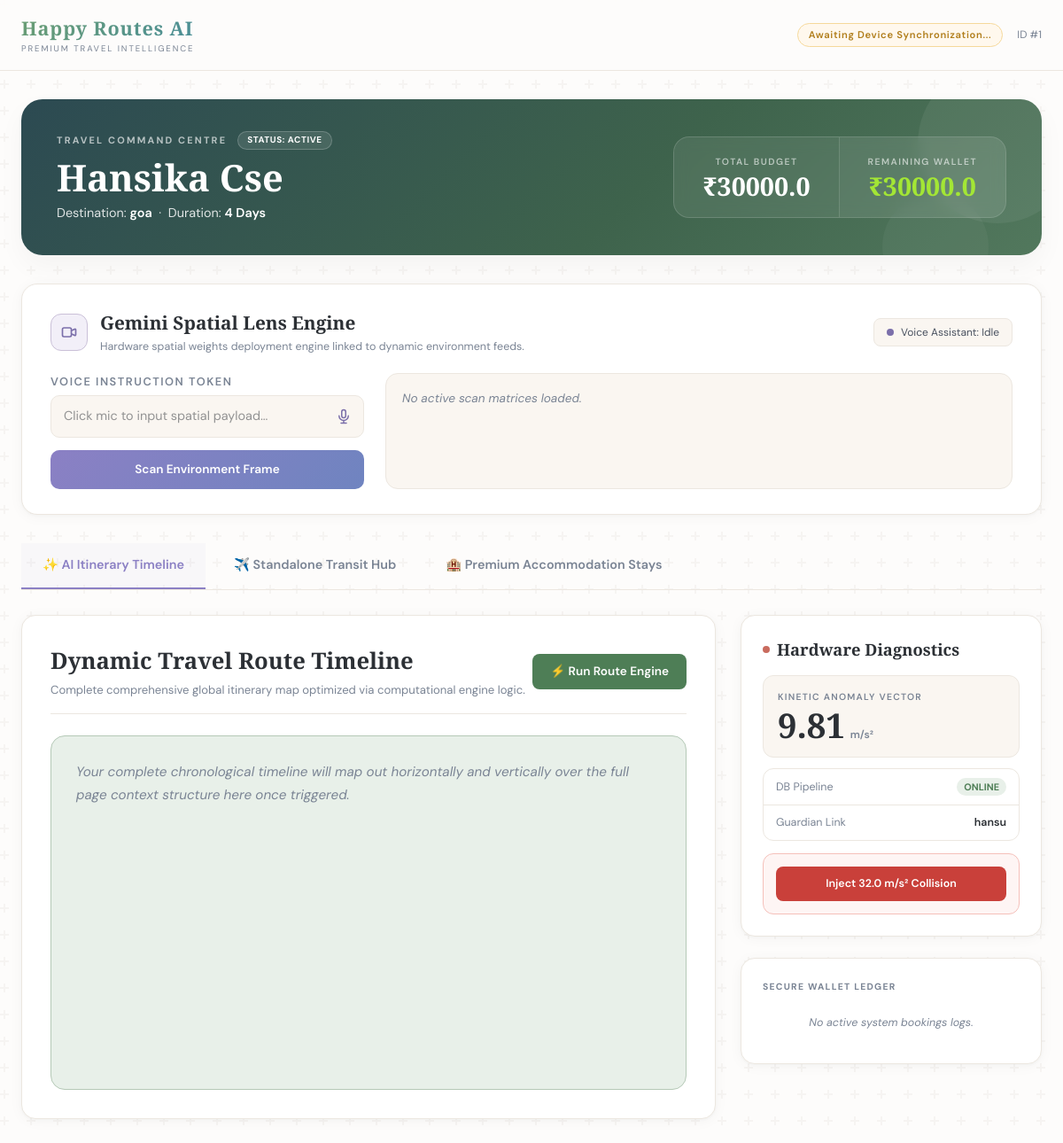
The app's page /dashboard (signed in) with its own data.
### tables this page shows
CREATE TABLE users (
                id INTEGER PRIMARY KEY AUTOINCREMENT,
                name TEXT NOT NULL,
                phone TEXT NOT NULL,
                email TEXT NOT NULL UNIQUE,
                destination TEXT NOT NULL,
                budget REAL NOT NULL,
                remaining_wallet REAL NOT NULL,
                duration INTEGER NOT NULL,
                guardian_name TEXT NOT NULL,
                guardian_phone TEXT NOT NULL,
                guardian_email TEXT NOT NULL,
                hardware_synced INTEGER DEFAULT 0
            , age INTEGER DEFAULT 22, purpose TEXT DEFAULT 'Adventure', interests TEXT DEFAULT 'Exploring local culture and tech', group_type TEXT DEFAULT 'Solo', fitness TEXT DEFAULT 'Medium');

### app.py (the view)
@app.route('/dashboard')
def dashboard():
    user_id = session.get('user_id')
    if not user_id: return redirect(url_for('signin'))
    with get_db_connection() as conn:
        user = conn.execute('SELECT * FROM users WHERE id = ?', (user_id,)).fetchone()
        bookings = conn.execute('SELECT * FROM bookings WHERE user_id = ? ORDER BY timestamp DESC', (user_id,)).fetchall()
    return render_template('dashboard.html', user=user, bookings=bookings)

### app.py (called while the page is built)
def get_db_connection():
    conn = sqlite3.connect(DB_FILE)
    conn.row_factory = sqlite3.Row
    return conn

### templates/dashboard.html (shortened to what this page needs)
{% extends "layout.html" %}
{% block content %}
<div style="max-width:1440px; margin:0 auto; padding:32px 24px 60px;">
    <div style="background: linear-gradient(135deg, #2c4a52 0%, #3e634c 60%, #52785d 100%); border-radius:24px; padding:36px 40px; margin-bottom:32px; display:flex; flex-wrap:wrap; justify-content:space-between; align-items:center; gap:20px; position:relative; overflow:hidden; box-shadow: 0 12px 30px rgba(0,0,0,0.04);">
        <div style="position:absolute; right:-40px; top:-40px; width:180px; height:180px; border-radius:50%; background:rgba(255,255,255,0.06);"></div>
        <div style="position:absolute; right:60px; bottom:-50px; width:120px; height:120px; border-radius:50%; background:rgba(255,255,255,0.04);"></div>
        <div style="position:relative;">
            <div style="display:flex; align-items:center; gap:12px; margin-bottom:8px;">
                <p style="font-size:0.68rem; font-weight:700; letter-spacing:0.2em; text-transform:uppercase; color:rgba(255,255,255,0.65); margin-bottom:0;">Travel Command Centre</p>
                <div id="dashboard-status-badge" style="background:rgba(255,255,255,0.1); border:1px solid rgba(255,255,255,0.2); color:#fff; font-size:0.62rem; font-weight:700; letter-spacing:0.06em; padding:2px 10px; border-radius:100px;">STATUS: ACTIVE</div>
            </div>
            <h1 style="font-family:'Cormorant Garamond',serif; font-size:2.6rem; font-weight:700; color:#fff; line-height:1.15; margin-bottom:6px;">{{ user['name'] }}</h1>
            <p style="font-size:0.9rem; color:rgba(255,255,255,0.85);">
                Destination: <strong style="color:#fff; font-weight:600;">{{ user['destination'] }}</strong>
                &nbsp;·&nbsp; Duration: <strong style="color:#fff; font-weight:600;">{{ user['duration'] }} Days</strong>
            </p>
        </div>
        <div style="display:flex; gap:0; background:rgba(255,255,255,0.08); border:1px solid rgba(255,255,255,0.15); border-radius:18px; overflow:hidden; backdrop-filter:blur(8px);">
            <div style="padding:20px 32px; text-align:center;">
                <p style="font-size:0.65rem; font-weight:600; letter-spacing:0.14em; text-transform:uppercase; color:rgba(255,255,255,0.6); margin-bottom:6px;">Total Budget</p>
                <p style="font-family:'Cormorant Garamond',serif; font-size:1.8rem; font-weight:700; color:#fff; line-height:1;">₹{{ user['budget'] }}</p>
            </div>
            <div style="padding:20px 32px; text-align:center; background:rgba(255,255,255,0.03);">
                <p style="font-size:0.65rem; font-weight:600; letter-spacing:0.14em; text-transform:uppercase; color:rgba(255,255,255,0.6); margin-bottom:6px;">Remaining Wallet</p>
                <p id="wallet-display" style="font-family:'Cormorant Garamond',serif; font-size:1.8rem; font-weight:700; color:#a3e635; line-height:1;">₹{{ user['remaining_wallet'] }}</p>
            </div>
        </div>
    </div>
    <div class="card" style="padding:28px 32px; margin-bottom:32px; border-radius:18px;">
        <div style="display:flex; justify-content:space-between; align-items:center; flex-wrap:wrap; gap:16px; margin-bottom:20px;">
            <div style="display:flex; align-items:center; gap:14px;">
                <div style="width:42px; height:42px; border-radius:12px; background:var(--lav-lt); border:1px solid var(--lav); display:flex; align-items:center; justify-content:center; flex-shrink:0;">
                    <svg width="20" height="20" fill="none" stroke="#7b6faa" stroke-width="2" viewBox="0 0 24 24"><path stroke-linecap="round" stroke-linejoin="round" d="M15 10l4.553-2.276A1 1 0 0121 8.618v6.764a1 1 0 01-1.447.894L15 14M5 18h8a2 2 0 002-2V8a2 2 0 00-2-2H5a2 2 0 00-2 2v8a2 2 0 002 2z"/></svg>
                </div>
                <div>
                    <h3 style="font-family:'Cormorant Garamond',serif; font-size:1.3rem; font-weight:700; color:var(--ink); margin-bottom:2px;">Gemini Spatial Lens Engine</h3>
                    <p style="font-size:0.78rem; color:var(--ink-soft);">Hardware spatial weights deployment engine linked to dynamic environment feeds.</p>
                </div>
            </div>
            <div id="tts-status-box" style="display:flex; align-items:center; gap:8px; padding:6px 14px; border-radius:8px; background:var(--sand-lt); border:1px solid var(--border); font-size:0.75rem; color:var(--ink-mid);">
                <span style="width:8px; height:8px; border-radius:50%; background:#7b6faa;"></span>
                <span id="tts-status-text">Voice Assistant: Idle</span>
            </div>
        </div>
        <div style="display:grid; grid-template-columns:1fr 2fr; gap:24px;">
            <div style="display:flex; flex-direction:column; justify-content:center; gap:14px;">
                <div>
                    <label class="field-label" style="font-weight:600; font-size:0.8rem; margin-bottom:6px; display:block;">Voice Instruction Token</label>
                    <div style="position:relative; display:flex; align-items:center;">
                        <input type="text" id="voice-query" placeholder="Click mic to input spatial payload..." class="field-input" style="width:100%; padding:12px 44px 12px 14px; border-radius:10px; border:1px solid var(--border);">
                        <button type="button" onclick="toggleSpeechRecognition()" id="mic-btn" style="position:absolute; right:6px; background:none; border:none; width:34px; height:34px; border-radius:50%; display:flex; align-items:center; justify-content:center; cursor:pointer;" title="Trigger Mic Matrix">
                            <svg id="mic-icon" width="18" height="18" fill="none" stroke="#7b6faa" stroke-width="2" viewBox="0 0 24 24"><path stroke-linecap="round" stroke-linejoin="round" d="M19 11a7 7 0 01-7 7m0 0a7 7 0 01-7-7m7 7v4m0 0H8m4 0h4m-4-8a3 3 0 01-3-3V5a3 3 0 116 0v6a3 3 0 01-3 3z"/></svg>
                        </button>
                    </div>
                </div>
                <div style="display:flex; gap:10px;">
                    <button onclick="captureEnvironment()" id="scan-btn" style="flex:1; background:linear-gradient(135deg,#8b80c4,#6f84c0); color:#fff; border:none; border-radius:10px; padding:12px; font-weight:600; font-size:0.85rem; cursor:pointer; display:flex; align-items:center; justify-content:center; gap:8px;">
                        <span>Scan Environment Frame</span>
                    </button>
                </div>
            </div>
            <div style="background:var(--sand-lt); border:1px solid var(--border); border-radius:14px; padding:18px; min-height:120px; max-height:180px; overflow-y:auto;" class="premium-scroll">
                <div id="lens-output" class="prose-output" style="font-size:0.85rem; color:var(--ink-mid); line-height:1.5;">
                    <span style="color:var(--ink-soft); font-style:italic;">No active scan matrices loaded.</span>
                </div>
            </div>
        </div>
    </div>
    <div style="border-bottom:1px solid var(--border); display:flex; gap:8px; margin-bottom:28px;">
        <button class="dashboard-tab active" onclick="switchWorkspaceTab('tab-itinerary', this)">✨ AI Itinerary Timeline</button>
        <button class="dashboard-tab" onclick="switchWorkspaceTab('tab-transit', this)">✈️ Standalone Transit Hub</button>
        <button class="dashboard-tab" onclick="switchWorkspaceTab('tab-stays', this)">🏨 Premium Accommodation Stays</button>
    </div>
    <div style="display:grid; grid-template-columns:1fr 340px; gap:28px; align-items:start;">
        <div>
            <div id="tab-itinerary" class="tab-content-panel">
                <div class="card" style="padding:32px; border-radius:16px; min-height:500px;">
                    <div style="display:flex; justify-content:space-between; align-items:center; margin-bottom:24px; border-bottom:1px solid var(--border); padding-bottom:16px;">
                        <div>
                            <h2 style="font-family:'Cormorant Garamond',serif; font-size:1.6rem; font-weight:700; color:var(--ink); margin-bottom:4px;">Dynamic Travel Route Timeline</h2>
                            <p style="font-size:0.82rem; color:var(--ink-soft);">Complete comprehensive global itinerary map optimized via computational engine logic.</p>
                        </div>
                        <button onclick="triggerItineraryGeneration()" id="itinerary-btn" class="btn-dark" style="background:#4e7e56; padding:10px 20px; font-size:0.85rem; border-radius:8px;">
                            ⚡ Run Route Engine
                        </button>
                    </div>
                    <div style="background:var(--sage-lt); border:1px solid var(--sage); border-radius:16px; padding:28px; min-height:400px;">
                        <div id="itinerary-content" class="prose-output" style="font-size:0.95rem; line-height:1.7; color:#2c3e2f;">
                            <p style="color:var(--ink-soft); font-style:italic;">Your complete chronological timeline will map out horizontally and vertically over the full page context structure here once triggered.</p>
                        </div>
                    </div>
                </div>
            </div>
        </div>
        <div style="display:flex; flex-direction:column; gap:24px;">
            <div class="card" style="padding:24px; border-radius:16px;">
                <div style="display:flex; align-items:center; gap:8px; margin-bottom:16px;">
                    <div style="width:8px; height:8px; border-radius:50%; background:#c96b5e;"></div>
                    <h3 style="font-family:'Cormorant Garamond',serif; font-size:1.15rem; font-weight:700; color:var(--ink);">Hardware Diagnostics</h3>
                </div>
                <div style="padding:16px; background:var(--sand-lt); border:1px solid var(--border); border-radius:12px; margin-bottom:12px;">
                    <p style="font-size:0.65rem; font-weight:600; letter-spacing:0.12em; text-transform:uppercase; color:var(--ink-soft); margin-bottom:4px;">Kinetic Anomaly Vector</p>
                    <div style="display:flex; align-items:baseline; gap:6px;">
                        <span id="magnitude-reading" style="font-family:'Cormorant Garamond',serif; font-size:2.4rem; font-weight:700; color:var(--ink); line-height:1;">9.81</span>
                        <span style="font-size:0.75rem; color:var(--ink-soft); font-weight:600;">m/s²</span>
                    </div>
                </div>
                <div style="border:1px solid var(--border); border-radius:12px; overflow:hidden; font-size:0.78rem; background:#fff;">
                    <div style="display:flex; justify-content:space-between; align-items:center; padding:10px 14px; border-bottom:1px solid var(--border);">
                        <span style="color:var(--ink-soft);">DB Pipeline</span>
                        <span style="font-weight:700; color:#4e7e56; font-size:0.68rem; background:var(--sage-lt); padding:2px 8px; border-radius:100px;">ONLINE</span>
                    </div>
                    <div style="display:flex; justify-content:space-between; align-items:center; padding:10px 14px;">
                        <span style="color:var(--ink-soft);">Guardian Link</span>
                        <span style="font-weight:600; color:var(--ink);">{{ user['guardian_name'] }}</span>
                    </div>
                </div>
                <div style="padding:14px; background:#fef5f4; border:1px solid #f5c0ba; border-radius:12px; margin-top:14px;">
                    <button onclick="injectSimulatedFall()" style="width:100%; padding:10px; background:#c9403a; color:#fff; border:none; border-radius:8px; font-size:0.78rem; font-weight:600; cursor:pointer;">
                        Inject 32.0 m/s² Collision
                    </button>
                </div>
            </div>
            <div class="card" style="padding:24px; border-radius:16px;">
                <p style="font-size:0.65rem; font-weight:700; letter-spacing:0.12em; text-transform:uppercase; color:var(--ink-soft); margin-bottom:12px;">Secure Wallet Ledger</p>
                <div style="display:flex; flex-direction:column; gap:8px; max-height:240px; overflow-y:auto;" class="premium-scroll">
                    {% for booking in bookings %}
                        <div style="display:flex; flex-direction:column; gap:4px; padding:10px; background:var(--sand-lt); border:1px solid var(--border); border-radius:8px; font-size:0.75rem;">
                            <div style="display:flex; justify-content:space-between; align-items:center;">
                                <span style="font-weight:700; color:#334155; font-size:0.65rem; background:#e2e8f0; padding:1px 4px; border-radius:3px;">{{ booking['item_type'] }}</span>
                                <span style="font-weight:700; color:#b91c1c;">−₹{{ booking['cost'] }}</span>
                            </div>
                            <span style="color:var(--ink-mid); font-weight:500; text-overflow:ellipsis; overflow:hidden; white-space:nowrap;">{{ booking['item_name'] }}</span>
                        </div>
                    {% else %}
                        <p style="font-size:0.78rem; color:var(--ink-soft); font-style:italic; text-align:center; padding:12px 0;">No active system bookings logs.</p>
                    {% endfor %}
                </div>
            </div>
        </div>
    </div>
</div>
{% endblock %}

### templates/layout.html (style rules this page uses)
:root { --sage: #b5c9b7; --sage-lt: #e8f0e9; --rose: #e8c4bc; --rose-lt: #f9eeec; --sky: #b8d4e0; --sky-lt: #e8f4f9; --sand: #e6d9c8; --sand-lt: #faf6f1; --lav: #cac0d8; --lav-lt: #f2eff8; --ink: #2c3035; --ink-mid: #4a5260; --ink-soft:#7a8494; --surface: #fdfcfb; --border: #ece7e0; }
* { box-sizing: border-box; }
body { font-family: 'DM Sans', sans-serif; background-color: var(--surface); color: var(--ink); }
h1, h2, h3, .display { font-family: 'Cormorant Garamond', serif; }
.card { background: #fff; border: 1px solid var(--border); border-radius: 20px; box-shadow: 0 2px 16px rgba(44,48,53,0.04), 0 1px 3px rgba(44,48,53,0.03); }
.btn-dark { background: var(--ink); color: #fff; border: none; border-radius: 8px; font-size: 0.75rem; font-weight: 600; padding: 8px 14px; cursor: pointer; transition: background 0.2s; }
.field-input { width: 100%; background: var(--sand-lt); border: 1px solid var(--border); border-radius: 10px; padding: 12px 16px; font-family: 'DM Sans', sans-serif; font-size: 0.9rem; color: var(--ink); transition: border 0.2s, background 0.2s; outline: none; }
.field-label { display: block; font-size: 0.68rem; font-weight: 600; letter-spacing: 0.12em; text-transform: uppercase; color: var(--ink-soft); margin-bottom: 7px; }
.prose-output { font-size: 0.85rem; line-height: 1.7; color: var(--ink-mid); }
.prose-output p { margin-bottom: 0.6em; }

### templates/dashboard.html (style rules this page uses)
.dashboard-tab { padding: 14px 24px; font-size: 0.9rem; font-weight: 600; color: var(--ink-soft); background: none; border: none; border-bottom: 2px solid transparent; cursor: pointer; transition: all 0.2s cubic-bezier(0.4, 0, 0.2, 1); }
.dashboard-tab.active { color: #8b80c4; border-bottom-color: #8b80c4; background: rgba(139, 128, 196, 0.04); }

### records on screen
users: name "Hansika Cse", destination "goa", duration "4", budget "30000.0", remaining_wallet "30000.0", guardian_name "hansu"

### other values on screen
{{ session['user_id'] }} "1"
